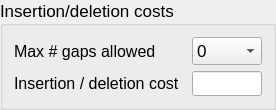
        <widget class="QGroupBox" name="groupBox_2">
         <property name="sizePolicy">
          <sizepolicy hsizetype="Preferred" vsizetype="Preferred">
           <horstretch>0</horstretch>
           <verstretch>0</verstretch>
          </sizepolicy>
         </property>
         <property name="font">
          <font>
           <pointsize>13</pointsize>
          </font>
         </property>
         <property name="title">
          <string>Insertion/deletion costs</string>
         </property>
         <layout class="QGridLayout" name="gridLayout_3">
          <item row="0" column="0">
           <layout class="QGridLayout" name="gridLayout_2">
            <item row="0" column="0" colspan="2">
             <widget class="QLabel" name="label_10">
              <property name="font">
               <font>
                <pointsize>12</pointsize>
               </font>
              </property>
              <property name="text">
               <string>Max # gaps allowed</string>
              </property>
             </widget>
            </item>
            <item row="0" column="2">
             <widget class="QComboBox" name="comboBox_maxGap">
              <property name="sizePolicy">
               <sizepolicy hsizetype="Fixed" vsizetype="Fixed">
                <horstretch>0</horstretch>
                <verstretch>0</verstretch>
               </sizepolicy>
              </property>
              <property name="minimumSize">
               <size>
                <width>70</width>
                <height>0</height>
               </size>
              </property>
              <property name="maximumSize">
               <size>
                <width>70</width>
                <height>16777215</height>
               </size>
              </property>
              <item>
               <property name="text">
                <string>0</string>
               </property>
              </item>
              <item>
               <property name="text">
                <string>1</string>
               </property>
              </item>
              <item>
               <property name="text">
                <string>2</string>
               </property>
              </item>
              <item>
               <property name="text">
                <string>3</string>
               </property>
              </item>
             </widget>
            </item>
            <item row="1" column="0">
             <widget class="QLabel" name="label_11">
              <property name="font">
               <font>
                <pointsize>12</pointsize>
               </font>
              </property>
              <property name="text">
               <string>Insertion / deletion cost</string>
              </property>
             </widget>
            </item>
            <item row="1" column="2">
             <widget class="QLineEdit" name="lineEdit_cost">
              <property name="sizePolicy">
               <sizepolicy hsizetype="Fixed" vsizetype="Fixed">
                <horstretch>0</horstretch>
                <verstretch>0</verstretch>
               </sizepolicy>
              </property>
              <property name="minimumSize">
               <size>
                <width>70</width>
                <height>25</height>
               </size>
              </property>
              <property name="maximumSize">
               <size>
                <width>70</width>
                <height>25</height>
               </size>
              </property>
             </widget>
            </item>
           </layout>
          </item>
         </layout>
        </widget>
